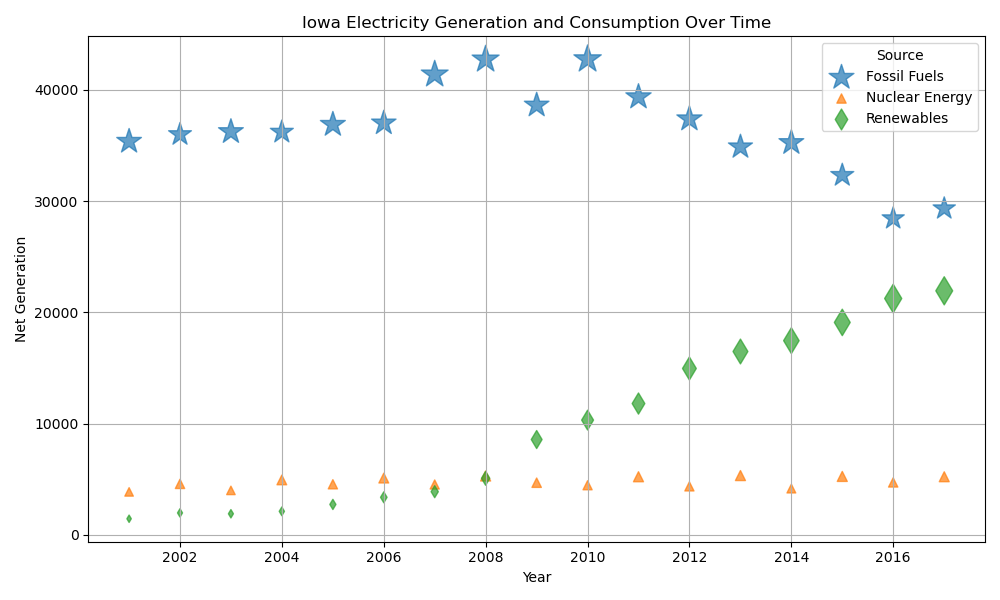

This figure's Python source:
import pandas as pd
import matplotlib.pyplot as plt
from datetime import datetime

# Load the CSV file into a DataFrame
df = pd.read_csv('iowa-electricity-extended.csv')

# Convert 'year' column to datetime
df['year'] = pd.to_datetime(df['year'])

# Define a dictionary to map source to marker shape
marker_shapes = {'Coal': 'o', 'Natural Gas': 's', 'Nuclear Energy': '^', 'Renewables': 'd', 'Fossil Fuels': '*'}

# Plot the bubble chart
plt.figure(figsize=(10, 6))
for source, group in df.groupby('source'):
    plt.scatter(group['year'], group['net_generation'], s=group['consumption']/100, 
                label=source, alpha=0.7, marker=marker_shapes.get(source, 'o'))

# Customize the plot
plt.title('Iowa Electricity Generation and Consumption Over Time')
plt.xlabel('Year')
plt.ylabel('Net Generation')
plt.legend(title='Source')

# Show the plot
plt.grid(True)
plt.tight_layout()
plt.show()
